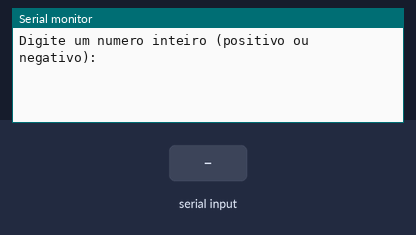
A sketch run on a simulated Arduino Uno, built with avr-gcc and run on an emulated ATmega328P. Shown: the last lines printed to the serial monitor. The test bench sets the inputs (shaded band).

Above: at 1.2 s.
1.3 s: "90,45\n" received over Serial
At 2.3 s:
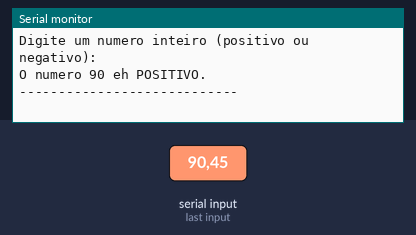
2.8 s: "30,150\n" received over Serial
At 5.41 s:
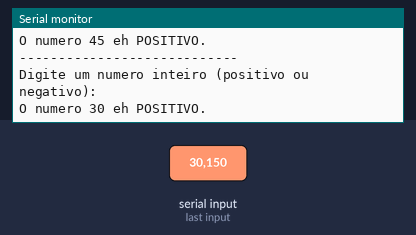
Timing chart, 0 to 6.9 s (numbered marks = the images above; inputs shaded):
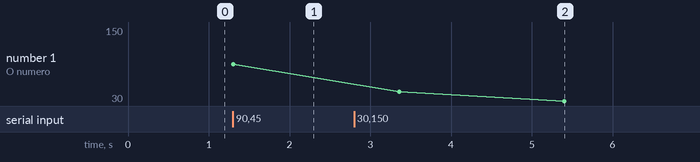

Measured:
- after the input at 1.3 s, the serial monitor: prints a new line at once (image 1)
- after the input at 2.8 s, the serial monitor: prints a new line after 2.6 s (image 2)
- plotted number 1: 90 → 150 after the input at 2.8 s

The sketch:

ex_11if1.ino
```cpp
// C++ code
//
void setup() {
  Serial.begin(9600); // Inicia a comunicação serial
}

void loop() {
  int numero;

  Serial.println("\nDigite um numero inteiro (positivo ou negativo):");
  while(!Serial.available()) {} // Aguarda entrada do usuário
  numero = Serial.parseInt(); // Lê um número inteiro
  Serial.read(); // Limpa o buffer

  // Verifica se o número é positivo, negativo ou zero
  if(numero > 0) {
    Serial.print("O numero ");
    Serial.print(numero);
    Serial.println(" eh POSITIVO.");
  }
  else if(numero < 0) {
    Serial.print("O numero ");
    Serial.print(numero);
    Serial.println(" eh NEGATIVO.");
  }
  else {
    Serial.println("Voce digitou ZERO (neutro).");
  }

  Serial.println("----------------------------");
  delay(2000); // Espera 2 segundos antes de reiniciar
}
```
